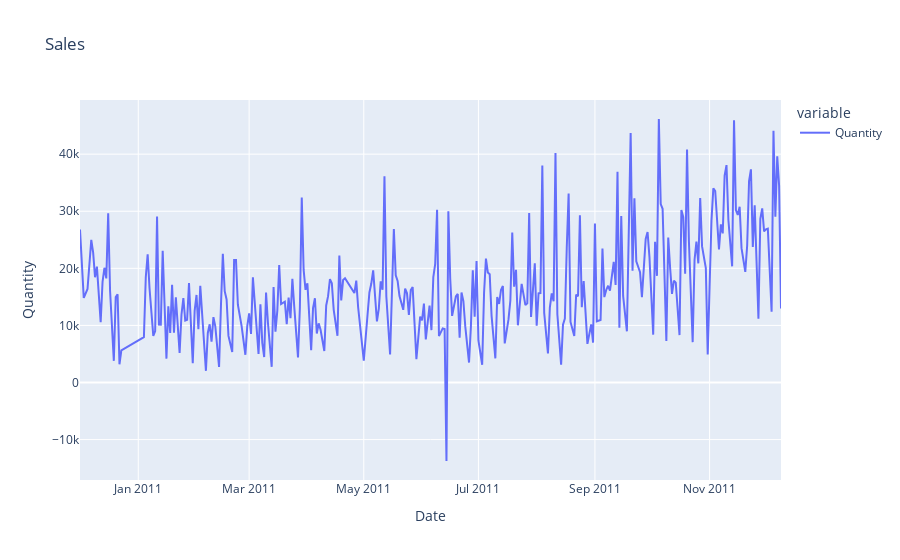

Write notebook code for a chart like this one.
### Code cell
salesdf = retaildf.groupby('date')['Quantity'].sum()
fig = px.line(salesdf, title='Sales')
fig.update_layout(
    xaxis_title = 'Date',
    yaxis_title = 'Quantity'
)
fig.show()
print(retaildf['date'].max() - retaildf['date'].min())

### Figure 1 — Plotly figure (JSON) as saved in the notebook; plotly's stock layout.template omitted (floating-point values rounded to 4 significant figures; data arrays with more than 128 entries replaced by an {"elided": "..."} marker saying what was removed)
{"data": [{"hovertemplate": "variable=Quantity<br>date=%{x}<br>value=%{y}<extra></extra>", "legendgroup": "Quantity", "line": {"color": "#636efa", "dash": "solid"}, "marker": {"symbol": "circle"}, "mode": "lines", "name": "Quantity", "orientation": "v", "showlegend": true, "type": "scatter", "x": {"elided": "305 str values"}, "xaxis": "x", "y": {"elided": "305 int values"}, "yaxis": "y"}], "layout": {"legend": {"title": {"text": "variable"}, "tracegroupgap": 0}, "title": {"text": "Sales"}, "xaxis": {"anchor": "y", "domain": [0, 1], "title": {"text": "Date"}}, "yaxis": {"anchor": "x", "domain": [0, 1], "title": {"text": "Quantity"}}}}
